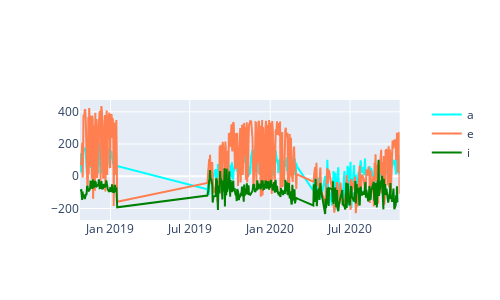

Notebook code for this chart:
### Markdown cell above
### a ~ i -> 9 ~ 17  경사일사량 - 기상청일사량 
    1) 어두울때 더 어둡게 나오는 부분(09, 17,18) 거의 음수, 
    2) 밝을때 더 밝게 나오는 경우(12~13) 거의 양수 
    3) 중간에서는 정확히 일치를 해야함(~) 0에 가깝게 
    -> 객관적 확인, 각 시간대별 나눠서 확인 차이를 확인 

    => 센서의 민감도 보다는 시간대별 조정치가 필요할지 고민(밝을때 밝다 라기 보단,, 시간의 변화에 따라 변함 즉 해의 위치에 민감)

### Code cell
diff2_plotly()

### Figure 1 — Plotly figure (JSON) as saved in the notebook; plotly's stock layout.template omitted (floating-point values rounded to 4 significant figures; data arrays with more than 128 entries replaced by an {"elided": "..."} marker saying what was removed)
{"data": [{"line": {"color": "aqua"}, "mode": "lines", "name": "a", "type": "scatter", "x": {"elided": "383 str values"}, "xaxis": "x", "y": {"elided": "383 float values"}, "yaxis": "y"}, {"line": {"color": "coral"}, "mode": "lines", "name": "e", "type": "scatter", "x": {"elided": "383 str values"}, "xaxis": "x", "y": {"elided": "384 float values"}, "yaxis": "y"}, {"line": {"color": "green"}, "mode": "lines", "name": "i", "type": "scatter", "x": {"elided": "383 str values"}, "xaxis": "x", "y": {"elided": "378 float values"}, "yaxis": "y"}], "layout": {"height": 300, "width": 500, "xaxis": {"anchor": "y", "domain": [0, 0.94]}, "yaxis": {"anchor": "x", "domain": [0, 1]}, "yaxis2": {"anchor": "x", "overlaying": "y", "side": "right"}}}
